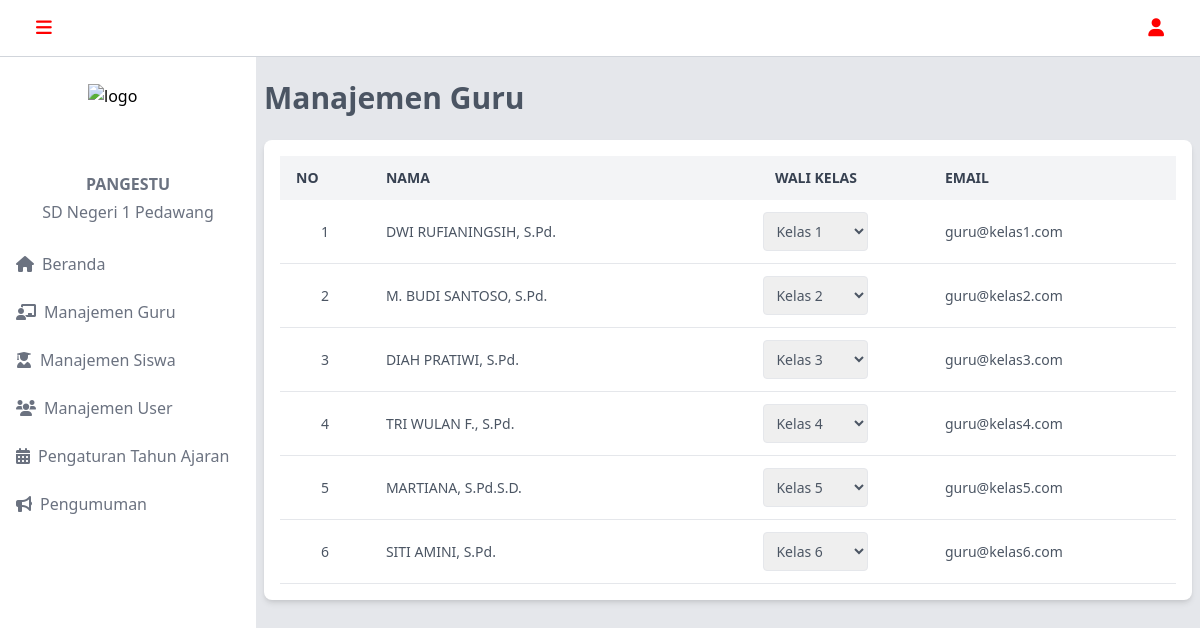
The app's page /app/layout/admin/manage-wali-kelas.php (signed in) with its own data.
### tables this page shows
CREATE TABLE `user` (
  `id_user` int NOT NULL,
  `email` varchar(100) NOT NULL,
  `password` varchar(255) NOT NULL,
  `nama` varchar(100) NOT NULL,
  `role` enum('Admin','Guru') NOT NULL,
  `last_activity` timestamp NULL DEFAULT CURRENT_TIMESTAMP ON UPDATE CURRENT_TIMESTAMP,
  `class` enum('1','2','3','4','5','6') DEFAULT NULL
);

### app/process/get-data/get-guru.php (called while the page is built, shortened)
<?php
include '../../config/config-db.php';
$query = "SELECT id_user, nama, email,
                 IFNULL(class, 'Belum Ada Kelas') AS kelas
          FROM user
          WHERE role = 'Guru'";
$result = $conn->query($query);
$guruList = [];
while ($row = $result->fetch_assoc()) {
    $guruList[] = $row;
}
?>

### app/layout/admin/manage-wali-kelas.php (the view, shortened to what this page needs)
<?php
include '../../process/get-data/get-guru.php';
include '../header-admin.php';
$kelasOptions = range(1, 6);
?>
<body class="bg-gray-200 mt-20">
    <div class="lg:ml-64 lg:pl-2 mt-2 mb-2 mx-2 content">
        <h2 class="text-3xl font-bold text-gray-600 mb-6 text-center md:text-left">Manajemen Guru</h2>
        <div class="bg-white rounded-lg p-4 shadow-md overflow-x-auto">
            <table class="w-full min-w-[600px] text-sm text-left text-gray-600">
                <thead class="bg-gray-100 text-gray-700 uppercase">
                    <tr>
                        <th class="py-3 px-4">No</th>
                        <th class="py-3 px-4">Nama</th>
                        <th class="py-3 px-4 text-center">Wali Kelas</th>
                        <th class="py-3 px-4">Email</th>
                    </tr>
                </thead>
                <tbody>
                    <?php if (!empty($guruList)): ?>
                        <?php $no = 1;
                        foreach ($guruList as $guru): ?>
                            <tr class="border-b hover:bg-gray-50">
                                <td class="py-3 px-4 text-center"><?= $no++; ?></td>
                                <td class="py-3 px-4"><?= htmlspecialchars($guru['nama']); ?></td>
                                <td class="py-3 px-4 text-center">
                                    <form action="../../process/handle-guru.php" method="POST" class="flex justify-center">
                                        <select name="kelas" class="border p-2 rounded min-w-[120px] md:min-w-[150px] lg:min-w-[200px] focus:ring-2 focus:ring-blue-500 focus:outline-none" onchange="this.form.submit()">
                                            <?php foreach ($kelasOptions as $kelas): ?>
                                                <option value="<?= $kelas; ?>" <?= $guru['kelas'] == $kelas ? 'selected' : ''; ?>>Kelas <?= $kelas; ?></option>
                                            <?php endforeach; ?>
                                        </select>
                                    </form>
                                </td>
                                <td class="py-3 px-4"><?= htmlspecialchars($guru['email']); ?></td>
                            </tr>
                        <?php endforeach; ?>
                    <?php else: ?>
                        <tr>
                            <td colspan="4" class="text-center py-3 text-red-500">Tidak ada data guru.</td>
                        </tr>
                    <?php endif; ?>
                </tbody>
            </table>
        </div>
    </div>
</body>
<?php include '../footer-admin.php'; ?>

### app/layout/header-admin.php (shortened to what this page needs)
<!DOCTYPE html>
<html lang="id">
<head>
    <link href="https://cdn.jsdelivr.net/npm/tailwindcss@2.2.16/dist/tailwind.min.css" rel="stylesheet">
    <link rel="stylesheet" href="https://cdnjs.cloudflare.com/ajax/libs/font-awesome/6.0.0-beta2/css/all.min.css">
    <link rel="stylesheet" href="../../../public/assets/css/style.css">
</head>
    <header class="bg-white border-b border-gray-300 fixed top-0 w-full z-50">
        <div class="flex justify-between items-center px-9 py-4">
            <button id="menuBtn">
                <i class="fas fa-bars text-red-500 text-lg"></i>
            </button>
            <div class="relative">
                <button id="profileBtn" class="focus:outline-none">
                    <i class="fas fa-user text-red-500 text-lg"></i>
                </button>
            </div>
        </div>
    </header>
    <div id="sideNav" class="lg:block hidden bg-white w-64 h-screen fixed border-none overflow-y-auto top-14">
        <div class="p-2 flex flex-col items-center">
            <div class="flex justify-center mt-5 flex-col items-center">
                <img src="../../../public/assets/img/tutwuri.png" alt="logo" class="h-20 w-20">
                <p class="text-gray-500 text-center mt-2"><b>PANGESTU</b></p>
                <p class="text-gray-500 text-center mt-1">SD Negeri 1 Pedawang</p>
            </div>
            <div class="w-full space-y-2 mt-5">
                <a href="index.php" class="px-2 py-2 flex items-center space-x-2 rounded-md text-gray-500 group w-full hover:bg-gray-200">
                    <i class="fas fa-home"></i>
                    <span>Beranda</span>
                </a>
                <a href="manage-wali-kelas.php" class="px-2 py-2 flex items-center space-x-2 rounded-md text-gray-500 group w-full hover:bg-gray-200">
                    <i class="fas fa-chalkboard-teacher"></i>
                    <span>Manajemen Guru</span>
                </a>
                <a href="manage-siswa.php" class="px-2 py-2 flex items-center space-x-2 rounded-md text-gray-500 group w-full hover:bg-gray-200">
                    <i class="fas fa-user-graduate"></i>
                    <span>Manajemen Siswa</span>
                </a>
                <a href="manajemen-user.php" class="px-2 py-2 flex items-center space-x-2 rounded-md text-gray-500 group w-full hover:bg-gray-200">
                    <i class="fas fa-users"></i>
                    <span>Manajemen User</span>
                </a>
                <a href="tahun-ajaran.php" class="px-2 py-2 flex items-center space-x-2 rounded-md text-gray-500 group w-full hover:bg-gray-200">
                    <i class="fas fa-calendar-alt"></i>
                    <span>Pengaturan Tahun Ajaran</span>
                </a>
                <a href="../admin/pengumuman.php" class="px-2 py-2 flex items-center space-x-2 rounded-md text-gray-500 group w-full hover:bg-gray-200">
                    <i class="fas fa-bullhorn"></i>
                    <span>Pengumuman</span>
                </a>
            </div>
        </div>
    </div>

### app/layout/footer-admin.php (shortened to what this page needs)
</html>

### public/assets/css/style.css (style rules this page uses)
.text-red-500 { color: red; }

### records on screen
user: nama "DWI RUFIANINGSIH, S.Pd.", email "guru@kelas1.com"
user: nama "M. BUDI SANTOSO, S.Pd.", email "guru@kelas2.com"
user: nama "DIAH PRATIWI, S.Pd.", email "guru@kelas3.com"
user: nama "TRI WULAN F., S.Pd.", email "guru@kelas4.com"
user: nama "MARTIANA, S.Pd.S.D.", email "guru@kelas5.com"
user: nama "SITI AMINI, S.Pd.", email "guru@kelas6.com"
